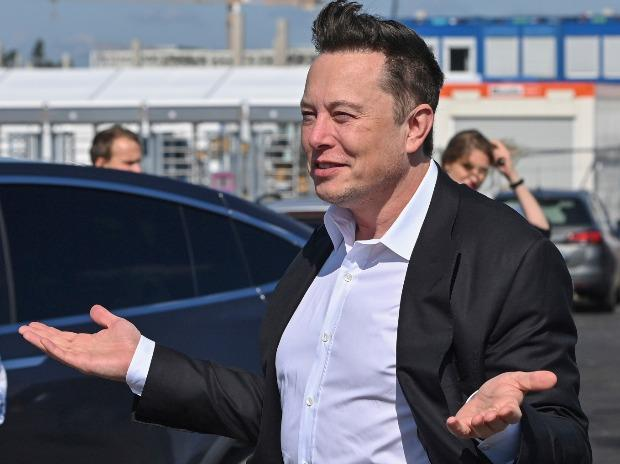
#> input picture 06.Change into different Color Spaces/Elon.jpg, 620 x 464 px, found by its file name
$ jupyter execute 'Convert Image to different Color Spaces.ipynb'
#> lines starting #> are read from the running program, lines starting #| are printed output that depends on the picture
[cell 1]
import cv2
from google.colab.patches import cv2_imshow

[cell 2]
img = cv2.imread('/content/Elon.jpg')
#> img is the input picture: shape (464, 620, 3); mean B, G, R 111.9, 102.2, 103.9

## Original Image

[cell 3]
cv2_imshow(img)

___

## to GRAYSCALE

[cell 4]
grayImage = cv2.cvtColor(img, cv2.COLOR_BGR2GRAY)
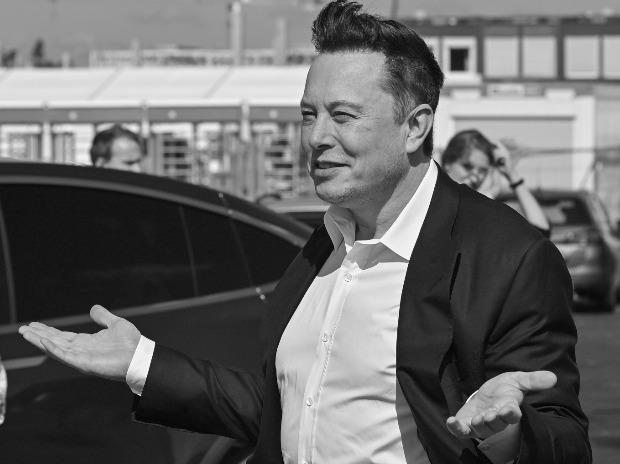
#> grayImage: shape (464, 620); min 0, max 255, mean 103.8
cv2_imshow(grayImage)

___

## to HSV ( Hue, Saturation, Value )

[cell 5]
hsvImage = cv2.cvtColor(img, cv2.COLOR_BGR2HSV)
#> hsvImage: shape (464, 620, 3); mean H, S, V 94.3, 64.2, 120.4
cv2_imshow(hsvImage)

___

## to HLS ( Hue, Lightness, Saturation )

[cell 6]
hlsImage = cv2.cvtColor(img, cv2.COLOR_BGR2HLS)
#> hlsImage: shape (464, 620, 3); mean of channels 0, 1, 2 94.3, 107.9, 59.1
cv2_imshow(hlsImage)
